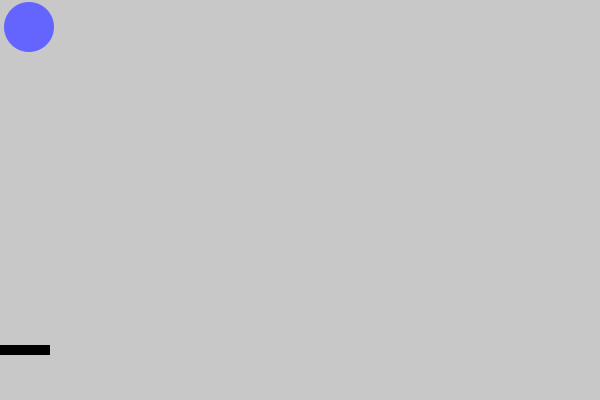
Frame 1 (no input)
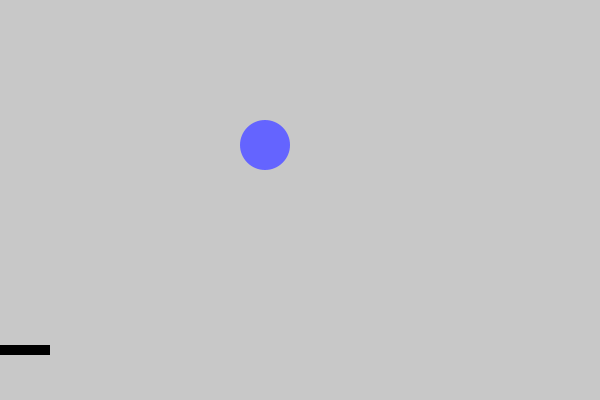
Frame 60 (the mouse pressed at the canvas centre just before this capture)
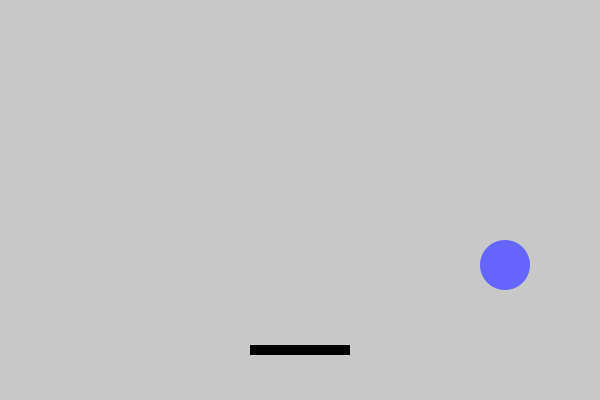
Frame 120 (the mouse held since frame 60 and released just before this capture)

The Processing sketch that drew these frames (run headless with seeded random() and noise(); from frame 60 on, the mouse is pressed at the canvas centre):

// Processing sketch: processing_83605
// ── processing_83605.pde


float xPosition = 25;
float xSpeed = 4;
float yPosition = 25;
float ySpeed = 2;
float radius = 25;
float rectY;

void setup() {

  size(600, 400);

  rectY = height -50;
}

void draw() {

  background(200, 200, 200);
  fill(100, 100, 255);
  noStroke();
  //draw a circle 


    //x position
  //move x position right
  xPosition = xPosition + xSpeed;

  if (xPosition + radius>width) {
    xSpeed = - xSpeed;
  }
  else if (xPosition -radius< 0) { //bounce back left
    xSpeed = - xSpeed;
  }

  //y position
  //move y position down
  yPosition = yPosition + ySpeed;

  if (yPosition -radius< 0) { //bounce back up
    ySpeed = - ySpeed;
  }

  //calls ball
  ellipse(xPosition, yPosition, radius*2, radius*2);
  

  //makes ball bounce off bat
  if (xPosition >= mouseX-50 && xPosition <= mouseX+50 && yPosition >= rectY-5-radius && yPosition <= rectY+5-radius) {
    yPosition = rectY-5-radius;
    ySpeed = - ySpeed;
  }

  //Bat attatched to mouse
  fill(0);
  rectMode(CENTER);
  rect(mouseX, rectY, 100, 10);
}
